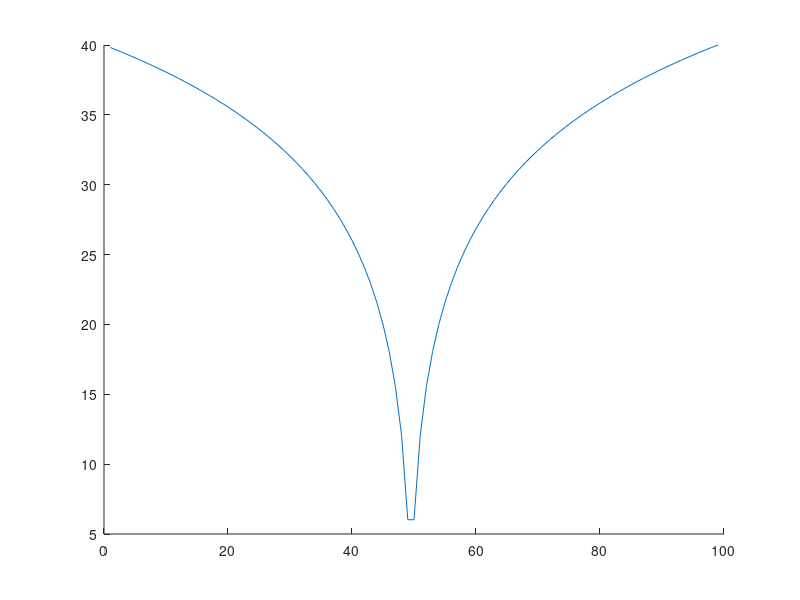
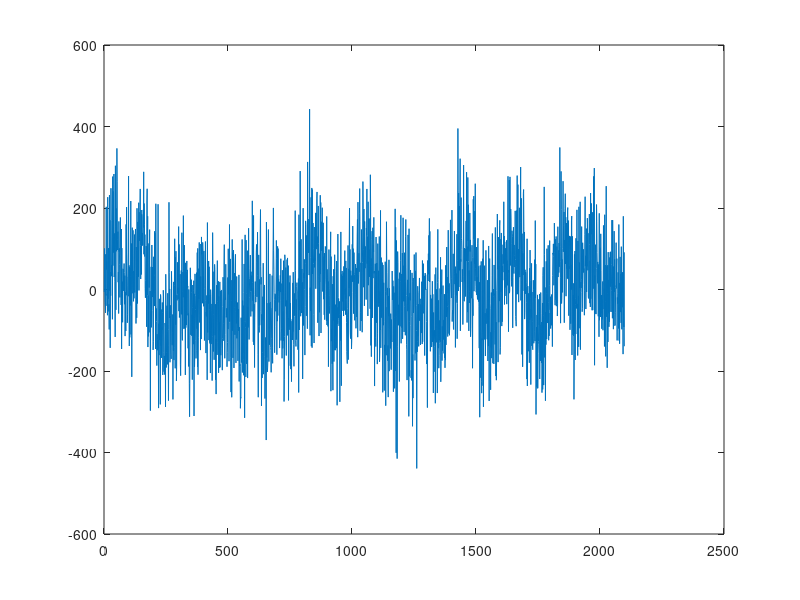
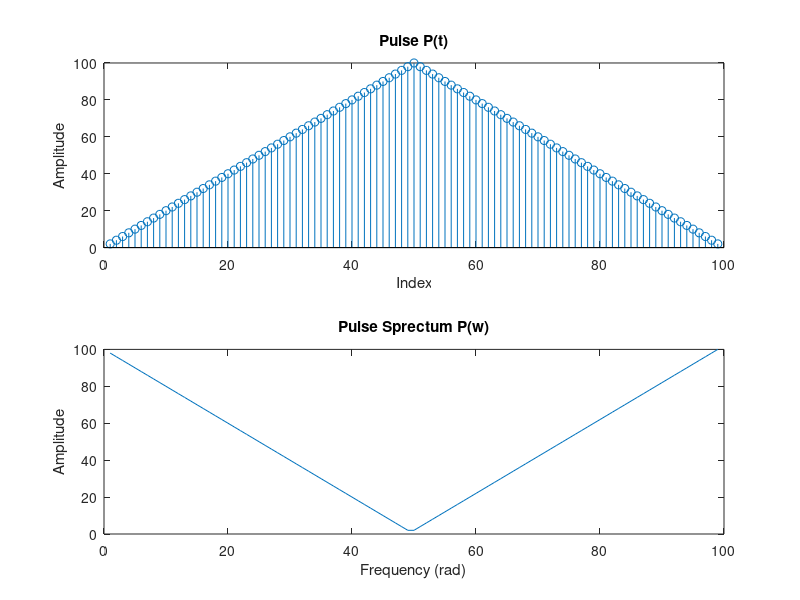
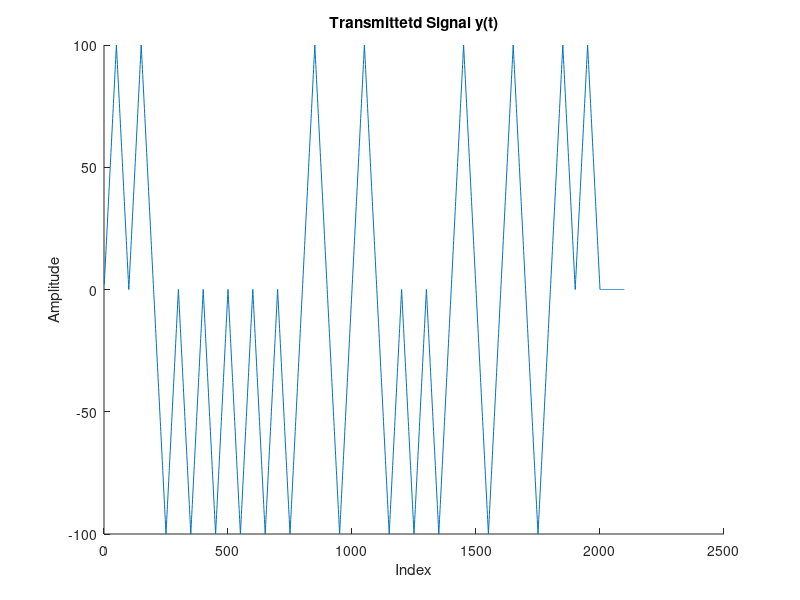

MATLAB code for these plots, in order:
%% Signals and Systems Matlab Homework #6
%% Introduction
% * Author:                   Will Burgess, 
% * Class:                    ESE 351
% * Date:                     Created 3/25/2024, Last Edited 2/2/2024
%% Housekeeping
close all
clear
clc
%% Part  1: Create Binary PAM System
%% Generate Input Signal and Add Noise Factor
Tp = 0.1;
Ts = 100;
dt = Tp/50;

Fs = 1/dt;
maxTime = Tp;
sampleTimes = 0:1/Fs:maxTime;

x = round(rand(1,length(sampleTimes)));
x(x==0) = -1;
n = randn(1,length(x));

rect = ones(1,50);

pulse = 2 * conv(rect, rect);

pulse_fft = fftshift(pulse);

figure, hold on
% subplot(3,1,1),stem(x);
% subplot(3,1,2),plot(n);
% subplot(3,1,3),plot(r); 
%stem(pulse);
plot(mag2db(abs(pulse_fft)));
hold off

N = 20;
xn = 2 * ((rand(1, N) > 0.5) - 0.5);
a = 0;
imp_train = zeros(1,N*Ts);
for k = 1:length(imp_train)
    if mod(k - 1, Ts) == 0
    a = a+1;
    imp_train(k) = xn(a);
    else
    imp_train(k) = 0;    
    end
end


y = conv(imp_train,pulse);
% figure, subplot (2,1,1),plot(y)
% subplot(2,1,2),plot(xn)

sigma = 10;
noise = sigma*randn(1,length(y));
r = y + (noise * sigma);

figure,plot(r)
%% Part f:  Create various outputs

% i, p(t), p(w)
figure, hold on
subplot(2,1,1);
stem(pulse)
ylabel('Amplitude')
xlabel('Index')
title('Pulse P(t)')

subplot(2,1,2)
plot(pulse_fft)
ylabel('Amplitude')
xlabel('Frequency (rad)')
title('Pulse Sprectum P(w)')
hold off

% ii, y(t)
figure, hold on
plot(y)
ylabel('Amplitude')
xlabel('Index')
title('Transmittetd Signal y(t)')

% iii, r(t)
%% Part 2: Performance Test
